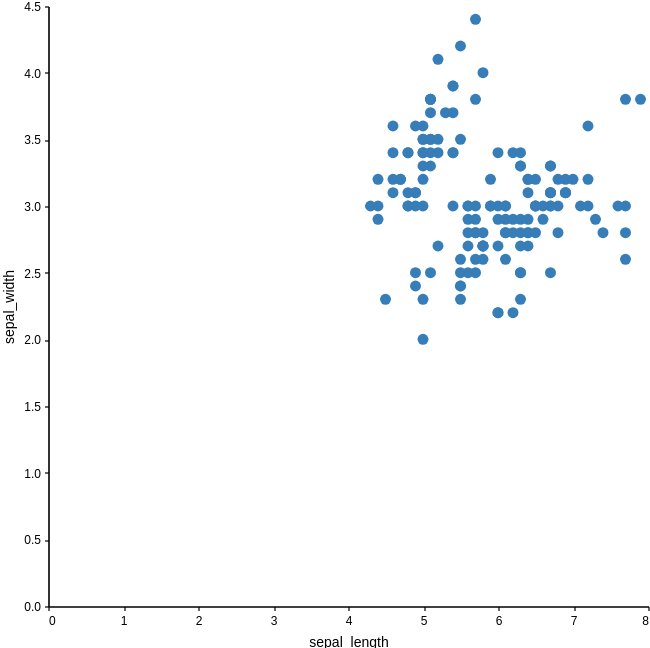

Notebook cell for this chart:
### Code cell
p = alt.Chart(iris).mark_point().encode(x="sepal_length", y="sepal_width")
p
# alts.save(p, '../../../Desktop/salam.pdf')

### Figure 1 — Vega-Lite specification as saved in the notebook (floating-point values rounded to 4 significant figures; data arrays with more than 128 entries replaced by an {"elided": "..."} marker saying what was removed)
{"config": {"font": "Helvetica", "padding": 0, "scheme": "set1", "color": {"field": "color", "type": "Set1"}, "view": {"strokeWidth": 0}, "title": {"fontSize": 7, "offset": 3, "fontWeight": "normal"}, "axis": {"grid": false, "domainColor": "black", "domainWidth": 0.8, "tickColor": "black", "tickSize": 2, "tickWidth": 0.6, "labelFontWeight": "normal", "titleFontWeight": "normal", "labelFontSize": 6, "titleFontSize": 7}, "range": {"category": ["#377EB8", "#E41A1C", "#4DAF4A", "#984EA3", "#FF7F00", "#A55628"], "heatmap": {"scheme": "viridis"}, "ordinal": {"scheme": "set1"}, "ramp": {"scheme": "set1"}, "diverging": {"scheme": "set1"}}, "legend": {"labelFontWeight": "normal", "titleFontWeight": "normal", "labelFontSize": 6, "titleFontSize": 7, "labelBaseline": "middle", "symbolSize": 40, "symbolOpacity": 1, "symbolStrokeWidth": 0}, "boxplot": {"outliers": {"size": 8, "filled": true}}, "mark": {"color": "#377EB8", "opacity": 1}, "area": {"fill": "#377EB8", "line": true, "fillOpacity": 0.1}, "line": {"strokeWidth": 1.2}, "point": {"filled": true}, "text": {"size": 6, "baseline": "middle"}, "bar": {"stroke": false}}, "data": {"name": "data-a4bd480ea976f54878a155ce12ba18ce"}, "mark": "point", "encoding": {"x": {"field": "sepal_length", "type": "quantitative"}, "y": {"field": "sepal_width", "type": "quantitative"}}, "$schema": "https://vega.github.io/schema/vega-lite/v4.17.0.json", "datasets": {"data-a4bd480ea976f54878a155ce12ba18ce": {"elided": "150 records"}}}
